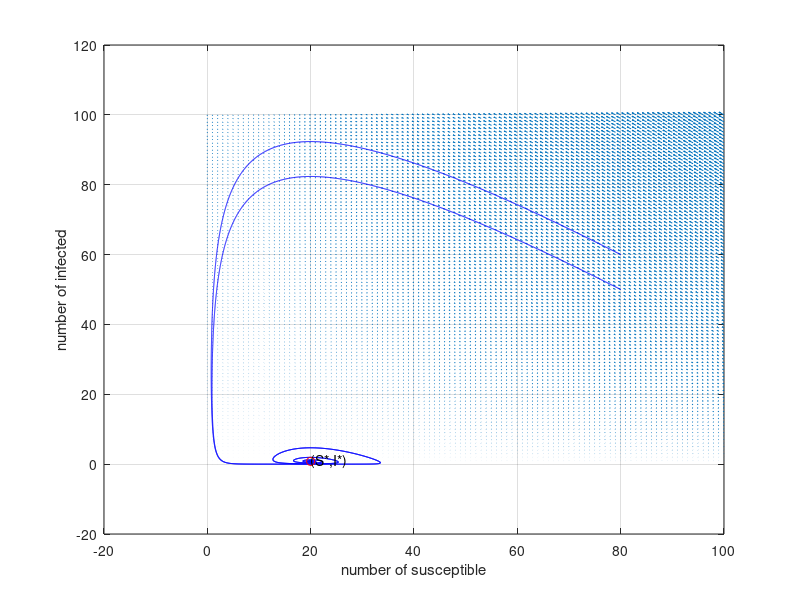

Source code (MATLAB):
%% Constants and initial values
S_0=98;
I_0=2;
N=100;
gamma=1;
R0=5;
b=0.01;
beta=R0*(gamma+b);

%% Equilibrium point (Xeq,Yeq)
Xeq=N/R0;
Yeq=N*b/beta*(R0-1);

%% Phase plane (i,s)
[S,I]=meshgrid(0:100, 0:100);
Sdot = -beta*I.*S/N+b*(N-S);
Idot = beta*S.*I/N-(b+gamma)*I;

% Plotting the vector field
quiver(S,I,Sdot,Idot)
hold on
% Adding trajectories
startx = [80 80];
starty = [50 60];
streamline(S,I,Sdot,Idot,startx,starty)
grid
plot(Xeq,Yeq,'or');
str1='(S*,I*)';
text(Xeq,Yeq+0.090,str1);
xlabel('number of susceptible');
ylabel('number of infected');